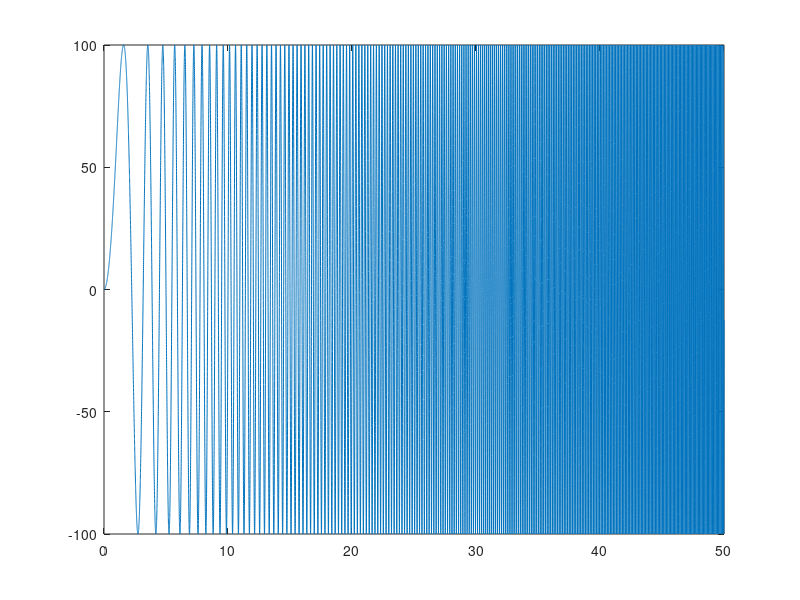
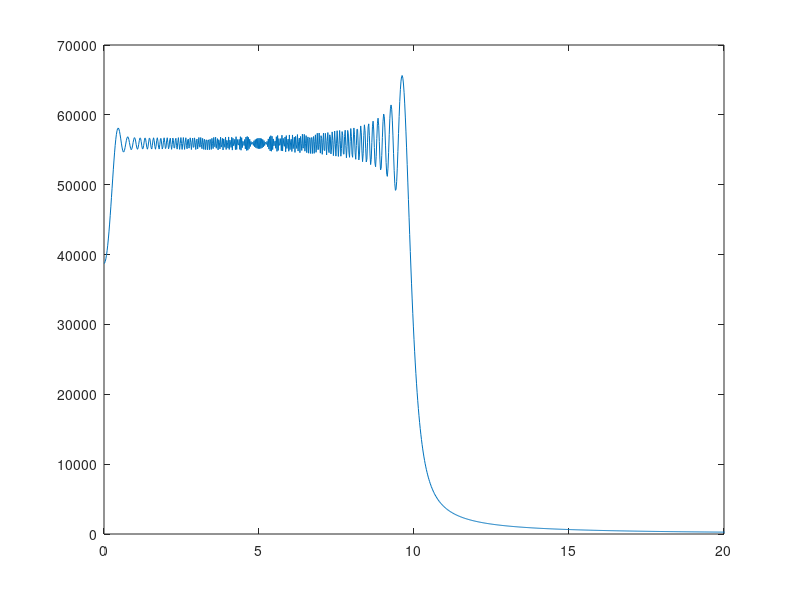

MATLAB code for these plots, in order:
% This file is used to generate the input data for system identification.
% clear; clc; close all;
%% Generate the sweep wave.
f_sample = 500; % Sampling frequency is 500Hz
Time = 50; %Sampling overall time is 50s
N = f_sample*Time;% sweep wave sample numbers
t = 0:1/f_sample:(N-1)/f_sample;% sweep wave time instants
t = t';% tranpose the array
ampl = 100; % the amplitude of the sweep wave
sweep_wave = ampl.*chirp(t,0,50,10,'linear',-90); % generate 0-10Hz sweep wave
for i = 1:f_sample*Time
    if abs(sweep_wave(i)) <= 1e-9
        sweep_wave(i) = 0;
    end
end
signal = [t,sweep_wave];

sweep_wave_180 = ampl.*chirp(t,0,50,10,'linear',90); % generate 0-10Hz sweep wave 
for i = 1:f_sample*Time
    if abs(sweep_wave_180(i)) <= 1e-9
        sweep_wave_180(i) = 0;
    end
end
signal_180 = [t,sweep_wave_180];%generate signal with 180 phase angle
% sweep_wave_str = num2str(sweep_wave);% convert number to string
% 
% 
% 
% for i = 1:f_sample*Time
%     sweep_wave_cell{i} = {sweep_wave_str(i,1:12)};% convert the string to the cell array
% end
% for i = 1:f_sample*Time
%     sweep_wave_str1(i) = strcat(sweep_wave_cell{i},',');% add the comma between the array elements
% end
% 
%% Plot time-series data and frequency-domain data.
% format short;
f = linspace(0,f_sample,N);
figure(1);
plot(t(1:N), sweep_wave(1:N)); % display the time-series data
xlim([0 50]);
figure(2);
sweep_wave_fft = fft(sweep_wave);
plot(f,abs(sweep_wave_fft(1:N)));% display the frequency-domain data
xlim([0 20]);

% %% Write the sweep_wave to txt file.
% filename = 'sweep_wave_500_50s_0_10Hz.txt';
% dlmwrite(filename,sweep_wave_str1,'delimiter','','precision',5);


